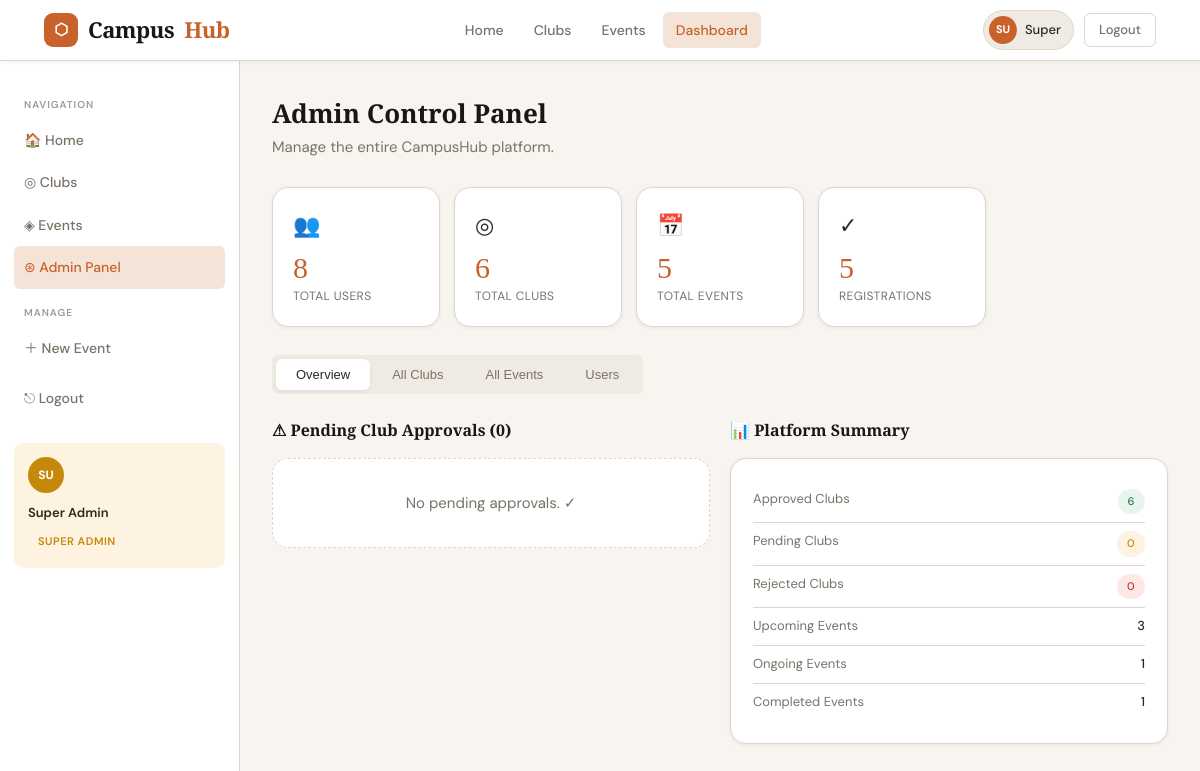
The page /dashboard (signed in) on the database as committed earlier.
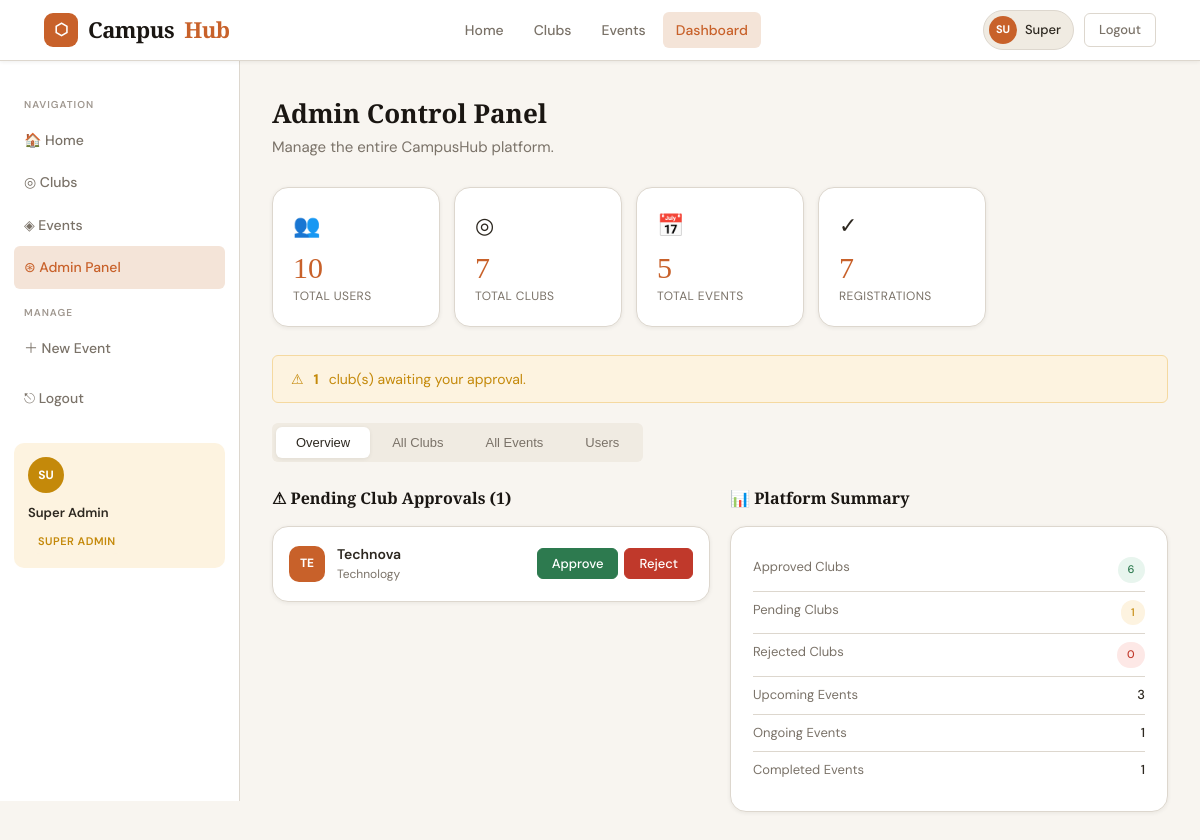
The same page on the database as committed later.
### tables this page shows
CREATE TABLE clubs (
    id          INTEGER PRIMARY KEY AUTOINCREMENT,
    name        TEXT    NOT NULL UNIQUE,
    category    TEXT    NOT NULL,
    description TEXT    NOT NULL,
    admin_id    INTEGER REFERENCES users(id) ON DELETE SET NULL,
    status      TEXT    NOT NULL DEFAULT 'pending'
                          CHECK(status IN ('pending','approved','rejected')),
    logo_url    TEXT,
    created_at  DATETIME NOT NULL DEFAULT CURRENT_TIMESTAMP
);

### app.py (the view, shortened to what this page needs)
@app.route('/dashboard')
@login_required
def dashboard():
    db   = get_db()
    uid  = session['user_id']
    role = session['role']
    if role == 'super_admin':
        data = {
            'total_users':   db.execute("SELECT COUNT(*) FROM users").fetchone()[0],
            'total_clubs':   db.execute("SELECT COUNT(*) FROM clubs").fetchone()[0],
            'total_events':  db.execute("SELECT COUNT(*) FROM events").fetchone()[0],
            'total_regs':    db.execute("SELECT COUNT(*) FROM registrations").fetchone()[0],
            'pending_clubs': db.execute("SELECT * FROM clubs WHERE status='pending'").fetchall(),
            'recent_users':  db.execute("SELECT * FROM users ORDER BY created_at DESC LIMIT 8").fetchall(),
            'all_clubs':     db.execute(
                """SELECT c.*, u.name AS admin_name,
                   (SELECT COUNT(*) FROM club_members cm WHERE cm.club_id=c.id) AS member_count
                   FROM clubs c LEFT JOIN users u ON c.admin_id=u.id ORDER BY c.created_at DESC"""
            ).fetchall(),
            'all_events': db.execute(
                """SELECT e.*, c.name AS club_name,
                   (SELECT COUNT(*) FROM registrations r WHERE r.event_id=e.id) AS reg_count
                   FROM events e JOIN clubs c ON e.club_id=c.id ORDER BY e.event_date DESC"""
            ).fetchall(),
        }
        return render_template('dashboard_admin.html', **data)

### app.py (called while the page is built)
def get_db():
    if 'db' not in g:
        g.db = sqlite3.connect(
            app.config['DATABASE'],
            detect_types=sqlite3.PARSE_DECLTYPES
        )
        g.db.row_factory = sqlite3.Row  # rows behave like dicts
        g.db.execute("PRAGMA foreign_keys = ON")
    return g.db

def login_required(f):
    @wraps(f)
    def decorated(*args, **kwargs):
        if 'user_id' not in session:
            flash('Please log in to continue.', 'warning')
            return redirect(url_for('login'))
        return f(*args, **kwargs)
    return decorated

@app.context_processor
def inject_user():
    user = None
    if 'user_id' in session:
        db = get_db()
        row = db.execute("SELECT * FROM users WHERE id = ?", (session['user_id'],)).fetchone()
        if row:
            user = dict(row)
    return dict(current_user=user)

### templates/dashboard_admin.html (shortened to what the changed rows need)
{% extends "base.html" %}
{% block content %}
<div class="dashboard-layout">
  <main class="dash-content">
    <div class="dash-header fade-in">
      <h1>Admin Control Panel</h1>
      <p>Manage the entire CampusHub platform.</p>
    </div>
    <div class="stat-cards">
      <div class="stat-card">
        <div class="stat-card-icon">👥</div>
        <div class="stat-card-value">{{ total_users }}</div>
        <div class="stat-card-label">Total Users</div>
      </div>
      <div class="stat-card">
        <div class="stat-card-icon">◎</div>
        <div class="stat-card-value">{{ total_clubs }}</div>
        <div class="stat-card-label">Total Clubs</div>
      </div>
      <div class="stat-card">
      </div>
      <div class="stat-card">
        <div class="stat-card-icon">✓</div>
        <div class="stat-card-value">{{ total_regs }}</div>
        <div class="stat-card-label">Registrations</div>
      </div>
    </div>
    {% if pending_clubs %}
    <div class="alert alert-warning" style="margin-bottom:20px;">
      ⚠ <strong>{{ pending_clubs|length }}</strong> club(s) awaiting your approval.
    </div>
    {% endif %}
    <div class="tabs">
      <button class="tab-btn active" data-tab="tab-overview">Overview</button>
      <button class="tab-btn" data-tab="tab-clubs">All Clubs</button>
      <button class="tab-btn" data-tab="tab-events">All Events</button>
      <button class="tab-btn" data-tab="tab-users">Users</button>
    </div>
    <div>
      <div class="tab-panel active" id="tab-overview">
        <div class="grid-2" style="gap:20px;">
          <div>
            <h2 style="font-size:16px;margin-bottom:14px;">⚠ Pending Club Approvals ({{ pending_clubs|length }})</h2>
            {% if pending_clubs %}
            <div style="display:flex;flex-direction:column;gap:10px;">
              {% for club in pending_clubs %}
              <div class="card" style="padding:16px;display:flex;align-items:center;gap:12px;">
                <div class="member-avatar" style="border-radius:10px;">{{ club.name[:2].upper() }}</div>
                <div style="flex:1;">
                  <div style="font-weight:600;font-size:14px;">{{ club.name }}</div>
                  <div style="font-size:12px;color:var(--muted);">{{ club.category }}</div>
                </div>
                <div style="display:flex;gap:6px;">
                  <form method="POST" action="{{ url_for('admin_club_action', action='approve', club_id=club.id) }}">
                    <button type="submit" class="btn btn-success btn-sm">Approve</button>
                  </form>
                  <form method="POST" action="{{ url_for('admin_club_action', action='reject', club_id=club.id) }}">
                    <button type="submit" class="btn btn-danger btn-sm">Reject</button>
                  </form>
                </div>
              </div>
              {% endfor %}
            </div>
            {% else %}
            <div class="empty-state" style="padding:32px;">
              <p>No pending approvals. ✓</p>
            </div>
            {% endif %}
          </div>
          <div>
            <h2 style="font-size:16px;margin-bottom:14px;">📊 Platform Summary</h2>
            <div class="info-card">
              <div class="info-row"><span class="label">Pending Clubs</span><span class="value badge badge-pending" style="padding:4px 10px;">{{ all_clubs|selectattr('status','eq','pending')|list|length }}</span></div>
            </div>
          </div>
        </div>
      </div>
    </div>
  </main>
</div>
{% endblock %}

Rows that differ between the two databases and show on the page:
added clubs: name "TE", name "Technova", category "Technology"
Other text that changed with them:
{{ total_users }}: "8" → "10"
{{ total_clubs }}: "6" → "7"
{{ total_regs }}: "5" → "7"
{{ pending_clubs|length }}: (not shown) → "1"
{{ pending_clubs|length }}: "0" → "1"
{{ all_clubs|selectattr('status','eq','pending')|list|length }}: "0" → "1"
text no longer shown: "No pending approvals. ✓"
text now shown: "⚠ club(s) awaiting your approval."
